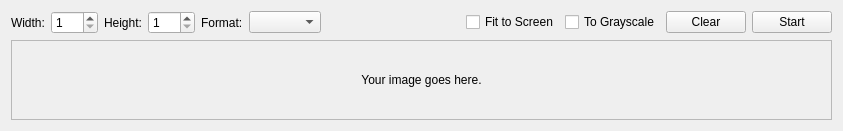
<?xml version="1.0" encoding="UTF-8"?>
<ui version="4.0">
 <class>ImageWidget</class>
 <widget class="QWidget" name="ImageWidget">
  <property name="geometry">
   <rect>
    <x>0</x>
    <y>0</y>
    <width>843</width>
    <height>131</height>
   </rect>
  </property>
  <property name="windowTitle">
   <string>Form</string>
  </property>
  <layout class="QGridLayout" name="gridLayout">
   <item row="0" column="0">
    <layout class="QHBoxLayout" name="horizontalLayout">
     <item>
      <widget class="QLabel" name="label">
       <property name="text">
        <string>Width:</string>
       </property>
      </widget>
     </item>
     <item>
      <widget class="QSpinBox" name="widthSpinBox">
       <property name="minimum">
        <number>1</number>
       </property>
       <property name="maximum">
        <number>999</number>
       </property>
      </widget>
     </item>
     <item>
      <widget class="QLabel" name="label_2">
       <property name="text">
        <string>Height:</string>
       </property>
      </widget>
     </item>
     <item>
      <widget class="QSpinBox" name="heightSpinBox">
       <property name="minimum">
        <number>1</number>
       </property>
       <property name="maximum">
        <number>999</number>
       </property>
      </widget>
     </item>
     <item>
      <widget class="QLabel" name="label_3">
       <property name="text">
        <string>Format:</string>
       </property>
      </widget>
     </item>
     <item>
      <widget class="QComboBox" name="formatComboBox"/>
     </item>
     <item>
      <spacer name="horizontalSpacer">
       <property name="orientation">
        <enum>Qt::Horizontal</enum>
       </property>
       <property name="sizeHint" stdset="0">
        <size>
         <width>40</width>
         <height>20</height>
        </size>
       </property>
      </spacer>
     </item>
     <item>
      <widget class="QCheckBox" name="fitToScreenCheckBox">
       <property name="text">
        <string>Fit to Screen</string>
       </property>
      </widget>
     </item>
     <item>
      <widget class="QCheckBox" name="grayscaleCheckBox">
       <property name="text">
        <string>To Grayscale</string>
       </property>
      </widget>
     </item>
     <item>
      <widget class="QPushButton" name="clearPushButton">
       <property name="text">
        <string>Clear</string>
       </property>
      </widget>
     </item>
     <item>
      <widget class="QPushButton" name="startPushButton">
       <property name="text">
        <string>Start</string>
       </property>
      </widget>
     </item>
    </layout>
   </item>
   <item row="1" column="0">
    <widget class="QScrollArea" name="scrollArea">
     <property name="widgetResizable">
      <bool>true</bool>
     </property>
     <widget class="QWidget" name="scrollAreaWidgetContents">
      <property name="geometry">
       <rect>
        <x>0</x>
        <y>0</y>
        <width>823</width>
        <height>76</height>
       </rect>
      </property>
      <layout class="QGridLayout" name="gridLayout_2">
       <item row="0" column="0">
        <widget class="QLabel" name="imageLabel">
         <property name="text">
          <string>Your image goes here.</string>
         </property>
         <property name="alignment">
          <set>Qt::AlignCenter</set>
         </property>
        </widget>
       </item>
      </layout>
     </widget>
    </widget>
   </item>
  </layout>
 </widget>
 <resources/>
 <connections/>
</ui>
